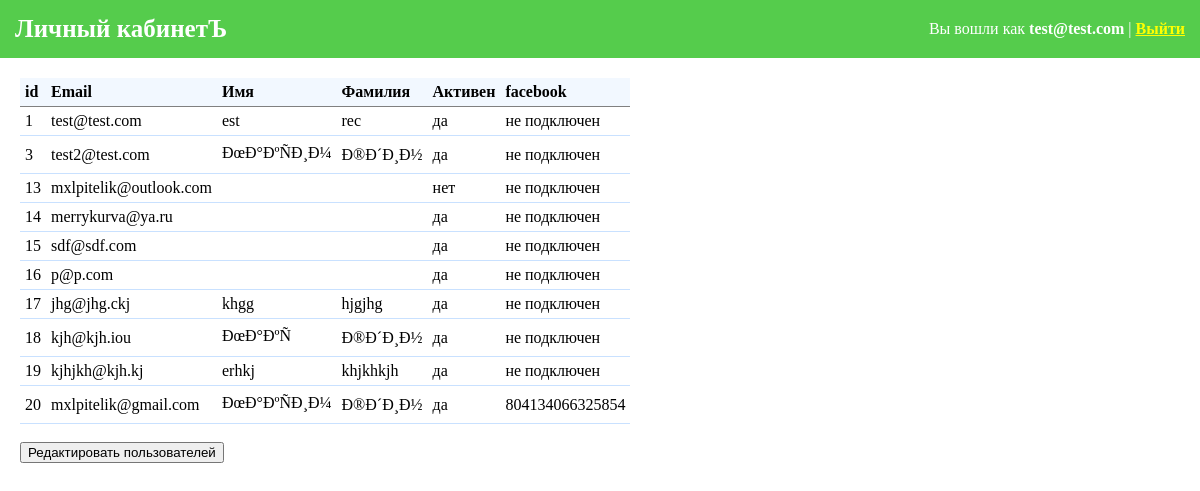
The app's page /user/list (signed in) with its own data.
### tables this page shows
CREATE TABLE IF NOT EXISTS `users` (
  `id` int(10) unsigned NOT NULL AUTO_INCREMENT,
  `email` varchar(32) NOT NULL,
  `password` varchar(32) NOT NULL,
  `name` varchar(32) NOT NULL,
  `surname` varchar(32) NOT NULL,
  `active` tinyint(1) NOT NULL DEFAULT '1',
  `fb_id` bigint(20) unsigned DEFAULT NULL,
  PRIMARY KEY (`id`),
  UNIQUE KEY `fb_id` (`fb_id`),
  KEY `email` (`email`,`password`)
);

### lib/application/core/controller.php (called while the page is built, shortened)
<?php
class Controller {
    function loadModel($model_name)
    {
        $model_file = strtolower($model_name).'.php';
        $model_path = "lib/application/models/".$model_file;
        if(file_exists($model_path))
        {
            $this->model = new $model_name();
            return true;
        }
        else return false;
    }
    function loadView($content_view, $template_view = null, $data= null)
    {
        $this->view = new View();
        $this->view->generate($content_view, $template_view, $data);
    }
}
?>

### index.php (called while the page is built, shortened)
<?php
    $_app= new Index();
    $_app->start();
?>

### lib/application/core/model.php (called while the page is built, shortened)
<?php
class Model
{
    public function sdb($db_config)
    {
        try {
              $this->dbo = new PDO('mysql:host='.$db_config['db_host'].';dbname='.$db_config['db_name'], $db_config['db_user'], $db_config['db_password']);
        } catch (PDOException $e) {
            die('<br><br><br><center style="color: red;">Database connection error!</center><br><br><br>');
        }
    }
}
?>

### lib/application/models/model_user.php (called while the page is built, shortened)
<?php
class Model_User extends Model
{
    public function userList()
    {
        $sth = $this->dbo->prepare("SELECT * FROM `users`");
        $sth->execute();
        return $sth->fetchAll(PDO::FETCH_ASSOC);
    }
}
?>

### lib/application/views/users.php (the view)
<div class="content">
    <table id="userlist" cellspacing="0">
        <tr class="head">
            <td>id</td>
            <td>Email</td>
            <td>Имя</td>
            <td>Фамилия</td>
            <td>Активен</td>
            <td>facebook</td>
        </tr>
<?php
    foreach ($userlist as $u) {
        echo '<tr>
                <td>',$u['id'],'</td>
                <td class="email">',$u['email'],'</td>
                <td class="name">',$u['name'],'</td>
                <td class="surname">',$u['surname'],'</td>
                <td class="active">',($u['active']?'да':'нет'),'</td>
                <td class="fb_id">',($u['fb_id']? $u['fb_id'] : 'не подключен' ),'</td>
            </tr>';
    }
?>
    </table>
    <br>
        <button onclick="location.href='/test-auth/user/users/edit/';">Редактировать пользователей</button>
</div>

### lib/application/core/route.php (shortened to what this page needs)
<?php
class Index
{
    public $config=Array(
                            "db"=>Array(
                                        "db_host"=>"localhost",
                                        "db_name"=>"test-auth",
                                        "db_user"=>"root",
                                        "db_password"=>"123"
                                     ),
                            "main_controller"=>"main",
                            "main_method"=>"index"
                        );
    public function getMethod()
    {
        if ( !empty($_GET['method']) ) $mn = $_GET['method'];
        else $mn = $this->config['main_method'];
        return strtolower("method_$mn");
    }
    public function getParams()
    {
        $params=false;
        return $params;
    }
    public function start()
    {
        $controller = new $controller_name;
        $method_name = $this->getMethod();
        if(!$this->loadMethod($controller, $method_name))
        {
            if(!$this->loadMethod($controller, 'method_'.$this->config['main_method']))
            {
                Index::ErrorPage404();
            }
        }
    }
    function loadMethod(&$controller, $method)
    {
        if(method_exists($controller, $method))
        {
            $params= $this->getParams();
            if ( $params ) $controller->$method($params);
            else $controller->$method();
            return true;
        }
        else return false;
    }
}
?>

### lib/application/controllers/controller_user.php (shortened to what this page needs)
<?php
class Controller_User extends Controller
{
    function method_index()
    {
        $this->method_authorization();
    }
    function method_authorization($params=null)
    {
        if(isset($_SESSION['logged']) && $_SESSION['logged'])
        {
            $this->method_users();
            return false;
        }
    }
    function method_users($params = null)
    {
        if($params[1])
        switch($params[1])
        {
            default:
            case 'edit':
                $this->loadView('edit_users.php', 'template_cabinet.php', Array("title"=>'Редактироваие пользователей',
                                                                            "css"=>'cabinet.css',
                                                                            "js"=>'user.js',
                                                                            "userlist"=> $this->model->userList()
                                                                           ));
                break;
            case 'save':
                $result=Array("result" => 55, "errors" => 0, "deleted" => 0);
                foreach($_POST as $u)
                {
                    if($u['delete']) continue;
                    if(
                            !strlen($u['id']) ||
                            !isset($u['name']) ||
                            !isset($u['surname']) ||
                            !$this->check_emailvalid($u['email']) ||
                            (
                                !$this->check_passvalid($u['password']) &&
                                $u['password']
                            )
                        )
                    {
                        $result['errors']=1;
                        $result['result']=0;
                        break;
                    }
                }
                if(!$result['errors'])
                    foreach($_POST as $u)
                    {
                        if($u['delete'])
                        {
                            $this->model->deleteUser($u['id']);
                            continue;
                        }
                        $this->model->editUser($u);
                    }
                switch($params[2])
                {
                    case 'json':
                    default:
                        $this->loadJsonView($result);
                }
        }
        else{
            $this->loadView('users.php', 'template_cabinet.php', Array("title"=>'Личный кабинетЪ',
                                                                            "css"=>'cabinet.css',
                                                                            "js"=>'user.js',
                                                                            "userlist"=> $this->model->userList()
                                                                           ));
        }
    }
}
?>

### lib/application/core/view.php (shortened to what this page needs)
<?php
class View
{
    function generate($content_view, $template_view = null, $data = null)
    {
        if($template_view) include 'lib/application/views/'.$template_view;
        else include 'lib/application/views/'.$content_view;
    }
}
?>

### lib/application/views/template_cabinet.php (shortened to what this page needs)
<!DOCTYPE html>
<html lang="ru">
<head>
    <link rel="stylesheet" type="text/css" href="/test-auth/css/style.css" />
<?php
    if(isset($css)) echo '<link rel="stylesheet" type="text/css" href="/test-auth/css/'.$css.'" />';
?>
</head>
<body>
    <table cellspacing="0" cellpadding="0" class="head">
        <tr>
            <td class="logo">
                Личный кабинетЪ
            </td>
            <td class="loggedas">
                Вы вошли как <b><?php echo $_SESSION['email']; ?></b> | <a href="/test-auth/user/logout">Выйти</a>
            </td>
        </tr>
    </table>
    <?php include 'lib/application/views/'.$content_view; ?>
</body>
</html>

### css/style.css (style rules this page uses)
body { margin: 0px; padding: 0px; font: 16px Calibri; }

### css/cabinet.css (style rules this page uses)
table.head { background-color: #55cc4c; padding: 15px; margin: 0px; width: 100%; color: white; }
td.logo { font-size: 25px; text-align: left; vertical-align: middle; font-weight: bold; }
td.loggedas { text-align: right; vertical-align: middle; }
td.loggedas a { color: yellow; font-weight: bold; }
div.content { padding: 20px; }
table#userlist tr.head td { padding-bottom: 5px; padding-top: 5px; font-weight: bold; border-bottom: 1px solid Gray; background-color: #f2f8ff !important; }
table#userlist tr td { padding: 5px; border-bottom: 1px solid #c9e1ff; }

### records on screen
users: id "1", email "test@test.com", name "est", surname "rec", active "да", shows "не подключен"
users: id "3", email "test2@test.com", name "ÐœÐ°ÐºÑÐ¸Ð¼", surname "Ð®Ð´Ð¸Ð½", active "да", shows "не подключен"
users: id "13", email "mxlpitelik@outlook.com", active "нет", shows "не подключен"
users: id "14", email "merrykurva@ya.ru", active "да", shows "не подключен"
users: id "15", email "sdf@sdf.com", active "да", shows "не подключен"
users: id "16", email "p@p.com", active "да", shows "не подключен"
users: id "17", email "jhg@jhg.ckj", name "khgg", surname "hjgjhg", active "да", shows "не подключен"
users: id "18", email "kjh@kjh.iou", name "ÐœÐ°ÐºÑ", surname "Ð®Ð´Ð¸Ð½", active "да", shows "не подключен"
users: id "19", email "kjhjkh@kjh.kj", name "erhkj", surname "khjkhkjh", active "да", shows "не подключен"
users: id "20", email "mxlpitelik@gmail.com", name "ÐœÐ°ÐºÑÐ¸Ð¼", surname "Ð®Ð´Ð¸Ð½", active "да", fb "804134066325854"

### other values on screen
$_SESSION['email'] "test@test.com"
